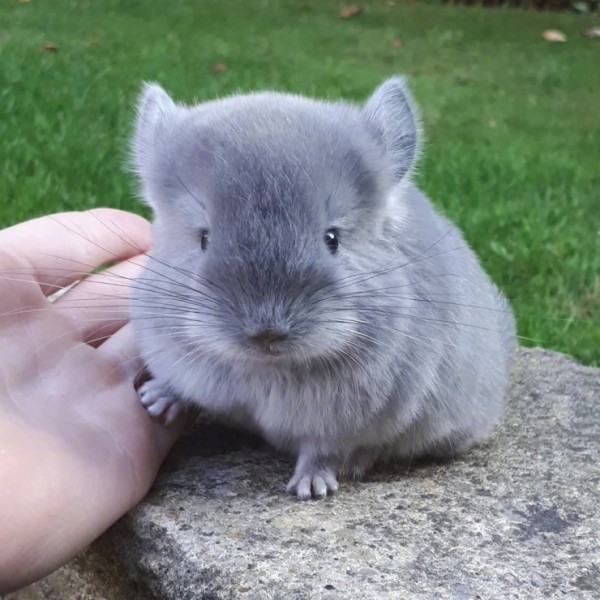
#> input picture coord_crop/image/chinchilla.jpg, 600 x 600 px, given as the content of the folder ./image/chinchilla.jpg, which was not available
$ python nukki_image_erase_add_remove_bg.py
#> lines starting #> are read from the running program, lines starting #| are printed output that depends on the picture; after the words box and inside, x2 and y2 are one past the last pixel; in counts of white or black regions, pixels touching at a corner belong together; pictures that were not available may be replaced by others from this repository, and a replacement may not be noted
#-*- coding: utf-8 -*-

import cv2
import numpy as np
import os
import copy
from PIL import Image

'''
보통
CANNY_THRESH_1 = 0
CANNY_THRESH_2 = 40

약하게
CANNY_THRESH_1 = 5
CANNY_THRESH_2 = 12~20

강하게
CANNY_THRESH_1 = 5
CANNY_THRESH_2 = 100


'''
#== Parameters =======================================================================
BLUR = 21
CANNY_THRESH_1 =4
CANNY_THRESH_2 = 5
MASK_DILATE_ITER = 10
MASK_ERODE_ITER = 10
MASK_COLOR = (0.0,0.0,1.0) # In BGR format

r=63
drawing = False # true if mouse is pressed
mode = True # if True, erase image. Press 'm' to toggle to add image
ix,iy = -1,-1
#== Processing =======================================================================

#-- Read image -----------------------------------------------------------------------
img_path = "./image"
save_root_path = "./image_result"
barcodes_list = sorted(os.listdir(img_path))

# [13 lines left out: function auto_canny, not called in this run]

def filecheck(path):
    if not os.path.exists(path):
        try:
            os.makedirs(path)
            print ('create' + path)
        except OSError as e:
            if e.errno != e.errno.EEXIST:
                raise


# mouse callback function
# [75 lines left out: functions draw_circle, copy_bg_to_fg, remove_back, not called in this run]


for barcode_list in barcodes_list:
    barcode_path = os.path.join(img_path,barcode_list)
    imgs_list = sorted(os.listdir(barcode_path))
    save_path = os.path.join(save_root_path, barcode_list)
    if os.path.exists(save_path):
        print(save_path + " exists")
        #continue
    filecheck(save_path)
    for img_list in imgs_list:
        img = cv2.imread(os.path.join(barcode_path,img_list))
#> img is the input picture: shape (600, 600, 3); mean B, G, R 131, 136.4, 126.2
        img2 = copy.deepcopy(img)
        print(os.path.join(barcode_path,img_list))
        gray = cv2.cvtColor(img,cv2.COLOR_BGR2GRAY)

        #-- Edge detection -------------------------------------------------------------------
        edges = cv2.Canny(gray, CANNY_THRESH_1, CANNY_THRESH_2)
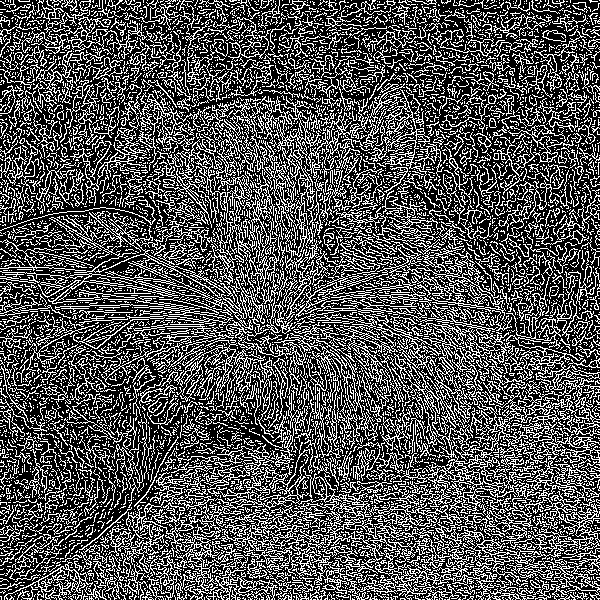
#> edges: shape (600, 600); 32.5% white in thin lines or dots
        #edges = auto_canny(gray)
        edges = cv2.dilate(edges, None)
#> edges: shape (600, 600); 93.8% white; black in thin lines or dots
        edges = cv2.erode(edges, None)
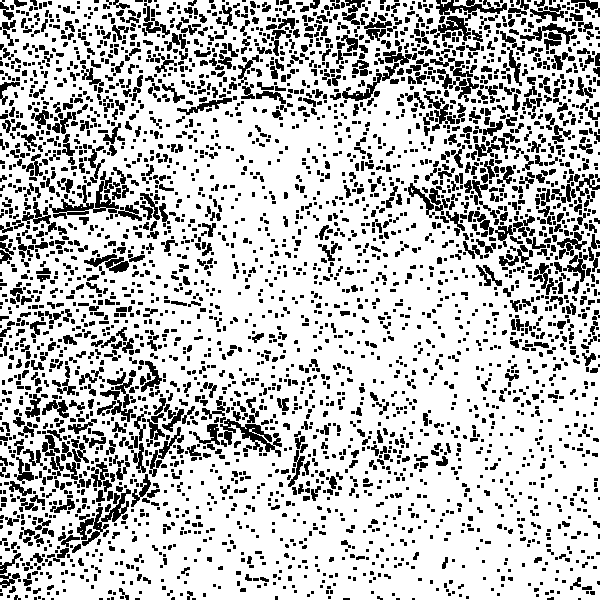
#> edges: shape (600, 600); 74.9% white; 3721 black regions (2520 under 20 px)


        #-- Find contours in edges, sort by area ---------------------------------------------
        contour_info = []
        contours,hierachy = cv2.findContours(edges, cv2.RETR_LIST, cv2.CHAIN_APPROX_NONE)
#> contours = 4138 contours, 2024 with area under 20; largest, box (x1, y1, x2, y2) and area: (0, 0, 600, 600) 354734, (219, 418, 276, 453) 677, (437, 15, 472, 42) 412, (100, 488, 132, 523) 376, (341, 72, 383, 102) 360
        # Previously, for a previous version of cv2, this line was:
        #  contours, _ = cv2.findContours(edges, cv2.RETR_LIST, cv2.CHAIN_APPROX_NONE)
        # Thanks to notes from commenters, I've updated the code but left this note
        for c in contours:
            contour_info.append((
                c,
                cv2.isContourConvex(c),
                cv2.contourArea(c),
            ))
#> after the loop, contour_info = 4138 items
        contour_info = sorted(contour_info, key=lambda c: c[2], reverse=True)
        max_contour = contour_info[0]
#> max_contour = 3 items, first 3: contour of 3705 points, box (x1, y1, x2, y2) (0, 0, 600, 600), area 354734, False, 354733.5

        #-- Create empty mask, draw filled polygon on it corresponding to largest contour ----
        # Mask is black, polygon is white
        mask = np.zeros(edges.shape)
        cv2.fillConvexPoly(mask, max_contour[0], (255))
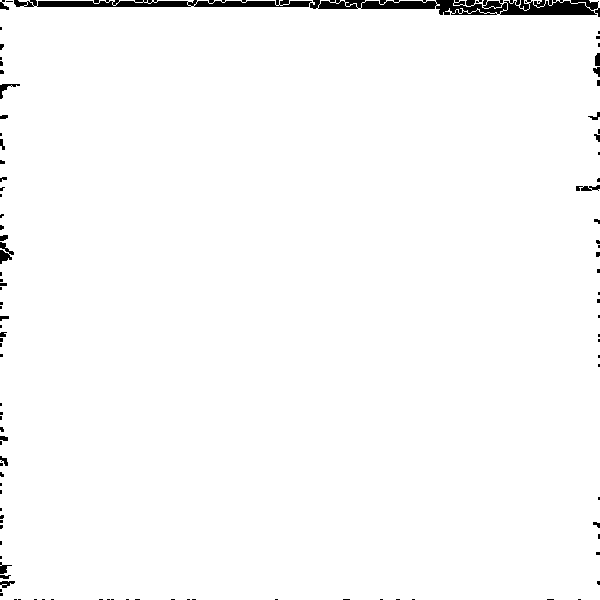
#> mask: shape (600, 600) float64; 98.2% white; 104 black regions (81 under 20 px), largest, box (x1, y1, x2, y2) and area: (14, 0, 600, 17) 4624, (0, 242, 14, 264) 161, (576, 185, 600, 191) 96

        #-- Smooth mask, then blur it --------------------------------------------------------
        mask = cv2.dilate(mask, None, iterations=MASK_DILATE_ITER)
#> mask: shape (600, 600) float64; every value is 255
        mask = cv2.erode(mask, None, iterations=MASK_ERODE_ITER)
        mask = cv2.GaussianBlur(mask, (BLUR, BLUR), 0)
#> mask: shape (600, 600) float64; every value is 255
        mask_stack = np.dstack([mask]*3)    # Create 3-channel alpha mask
#> mask_stack: shape (600, 600, 3) float64; every value is 255

        #-- Blend masked img into MASK_COLOR background --------------------------------------
        mask_stack  = mask_stack.astype('float32') / 255.0          # Use float matrices,
#> mask_stack: shape (600, 600, 3) float32; every value is 1
        img         = img.astype('float32') / 255.0                 #  for easy blending


        masked = (mask_stack * img) + ((1-mask_stack) * MASK_COLOR) # Blend
        masked = (masked * 255).astype('uint8')                     # Convert back to 8-bit
        # split image into channels
        c_red, c_green, c_blue = cv2.split(img)
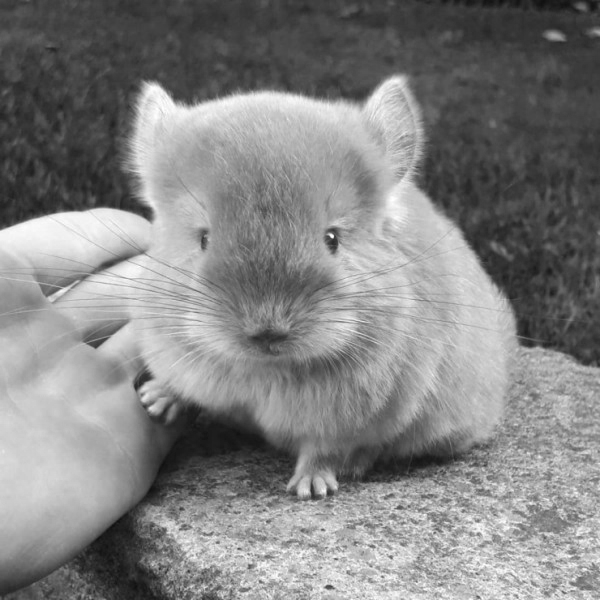
#> c_red: shape (600, 600) float32; min 0.0588, max 1, mean 0.514
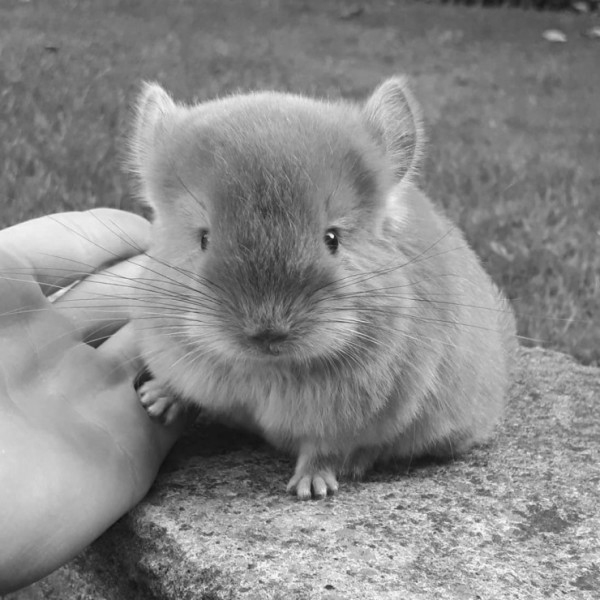
#> c_green: shape (600, 600) float32; min 0.0549, max 1, mean 0.535
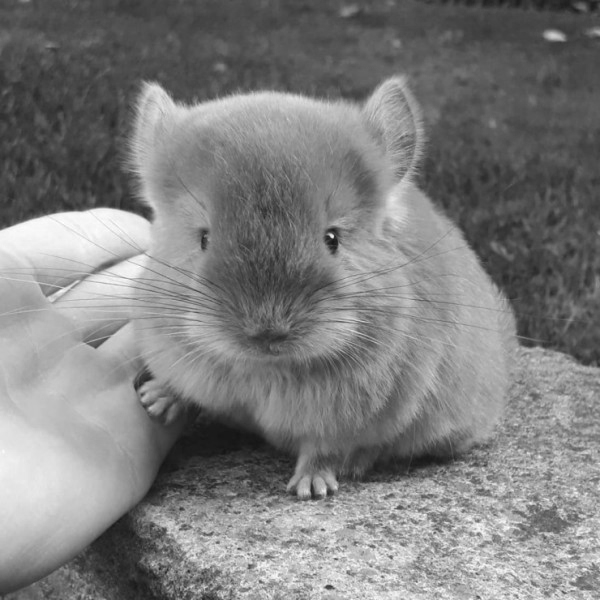
#> c_blue: shape (600, 600) float32; min 0.0784, max 1, mean 0.495

        for ma in range(len(mask)):
            for m in range(len(mask[ma])):
                if mask[ma,m] == 0:
                    c_red[ma,m] = 0
                    c_green[ma,m] = 0
                    c_blue[ma,m] = 0


        # merge with mask got on one of a previous steps
        img_a = cv2.merge((c_red, c_green, c_blue, mask.astype('float32') / 255.0))
        #img3 = copy.deepcopy(img_a)


        img = cv2.cvtColor(img, cv2.COLOR_RGB2RGBA)
        numpy_vertical = np.hstack((img, img_a))
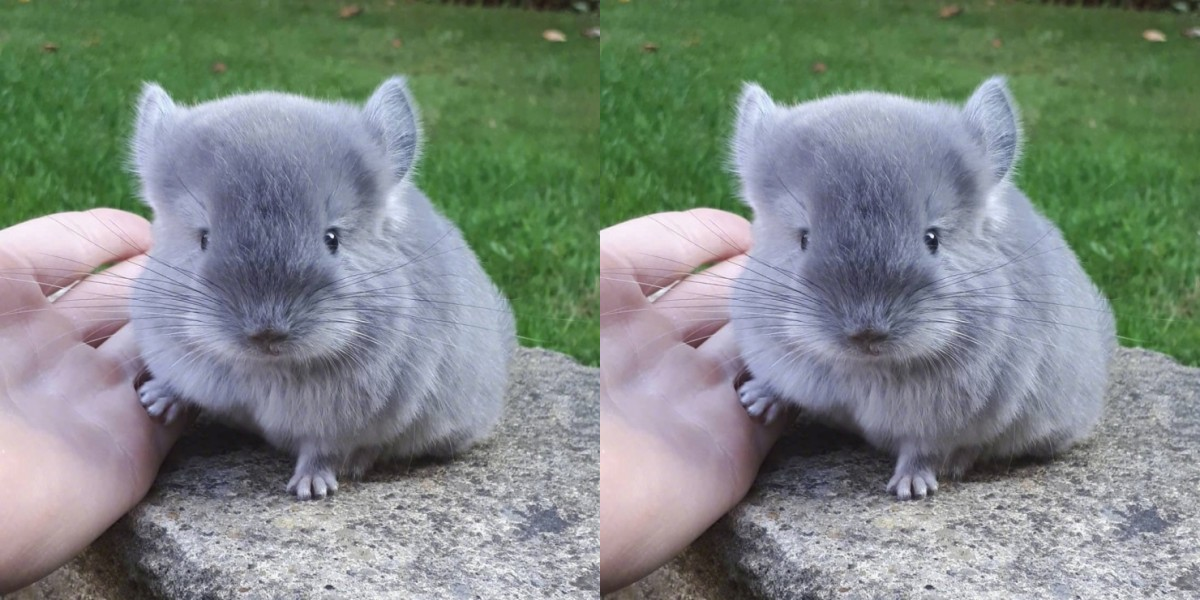
#> numpy_vertical: shape (600, 1200, 4) float32; mean B, G, R, A 0.513, 0.535, 0.495, 1

        img_a = (img_a*255).astype(np.uint8)
        img3 = copy.deepcopy(img_a)

        cv2.namedWindow('image', cv2.WINDOW_NORMAL)
        cv2.setMouseCallback('image',draw_circle)


        while(1):
            cv2.imshow('image', numpy_vertical)
            k = cv2.waitKey(1) & 0xFF
#> (key Esc is pressed here)
            if k == ord('m'):
                mode = not mode
            elif k == ord('s'):
                try:
                    image_new = Image.fromarray((image_new).astype(np.uint8))
                    #cv2.imwrite(save_path+'/'+img_list.split('.')[0]+'.png', image_new)
                except:
                    pass
                b,g,rr,a = image_new.split()
                image_new = Image.merge("RGBA", (rr,g,b,a))
                image_new = remove_back(image_new)
                image_new.save(save_path+'/'+img_list.split('.')[0] + '.png', 'PNG')
                break
            elif k == 27:
                break

        cv2.destroyAllWindows()

        #cv2.imwrite(save_path+'/'+img_list.split('.')[0]+'.png', img_a)

        # save to disk
        #cv2.imwrite(save_path+'/'+img_list.split('.')[0]+'.png', img_a*255)
        #cv2.imwrite('./3.png', img_a*255)
